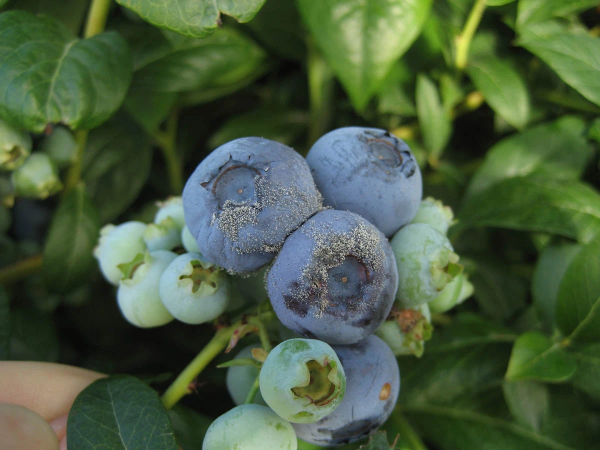
#> input picture server/fotos/botrytis/botrytis-01.webp, 1200 x 900 px (shown at 1/2 size)
$ python -i nbutils.py   (imports and definitions only)
#> lines starting #> are read from the running program, lines starting #| are printed output that depends on the picture
"""Utilidades para los notebooks: rutas relativas, paneles locales y estadísticas de dominio.

Los paneles con imágenes de datasets de terceros se guardan en reports/figures_local/
(ignorado por Git) y NO se muestran en las salidas guardadas del notebook, salvo que
quien lo ejecute active SHOW_PANELS localmente.
"""

from __future__ import annotations

import json
from pathlib import Path

import numpy as np
from PIL import Image, ImageDraw, ImageFilter, ImageStat


def find_vision_root(start: Path | None = None) -> Path:
    p = (start or Path.cwd()).resolve()
    for cand in [p, *p.parents]:
        if (cand / "pyproject.toml").exists() and (cand / "src" / "berryvision").is_dir():
            return cand
    raise FileNotFoundError("No se encontró vision/ (pyproject.toml + src/berryvision)")


def image_stats(path: Path, max_side: int = 256) -> dict:
    """Brillo, saturación aproximada, nitidez (varianza del Laplaciano aproximada) y medias RGB."""
#> called with max_side = 256
    with Image.open(path) as im:
#> im is the input picture: PIL image 1200x900 RGB; mean R, G, B 73.1, 92.2, 63.6
        im = im.convert("RGB")
        im.thumbnail((max_side, max_side))
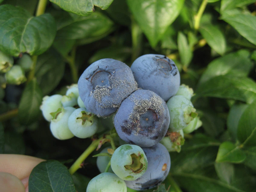
#> im: PIL image 256x192 RGB; mean R, G, B 73.2, 92.4, 63.7
        st = ImageStat.Stat(im)
        hsv = ImageStat.Stat(im.convert("HSV"))
        edges = np.asarray(im.convert("L").filter(ImageFilter.FIND_EDGES), dtype=np.float32)
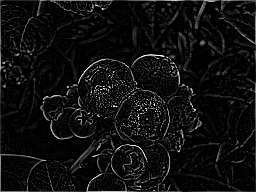
#> edges: shape (192, 256) float32; min 0, max 255, mean 14.9
    return {"mean_r": st.mean[0], "mean_g": st.mean[1], "mean_b": st.mean[2],
            "brightness": hsv.mean[2], "saturation": hsv.mean[1], "sharpness": float(edges.var())}


def save_panel(items: list[dict], vision_root: Path, out_path: Path, cols: int = 6, thumb: int = 220,
               draw_boxes: bool = True) -> Path:
    """items: dicts con rel_path, title y, opcionalmente, boxes (xyxy normalizadas)."""
    if not items:
        return out_path
    rows = (len(items) + cols - 1) // cols
    canvas = Image.new("RGB", (cols * thumb, rows * (thumb + 28)), "white")
    d = ImageDraw.Draw(canvas)
    for k, it in enumerate(items):
        with Image.open(vision_root / it["rel_path"]) as im:
            im = im.convert("RGB")
            if draw_boxes and it.get("boxes"):
                dr = ImageDraw.Draw(im)
                w, h = im.size
                for x1, y1, x2, y2 in it["boxes"]:
                    dr.rectangle([x1 * w, y1 * h, x2 * w, y2 * h], outline=(255, 0, 80), width=max(2, w // 200))
            im.thumbnail((thumb, thumb))
        x, y = (k % cols) * thumb, (k // cols) * (thumb + 28)
        canvas.paste(im, (x + (thumb - im.width) // 2, y))
        d.text((x + 3, y + thumb + 2), str(it.get("title", ""))[:34], fill=(0, 0, 0))
    out_path.parent.mkdir(parents=True, exist_ok=True)
    canvas.save(out_path, quality=85)
    return out_path


def boxes_of(row: dict) -> list:
    try:
        return json.loads(row.get("annotations") or "{}").get("boxes_xyxy_norm", [])
    except json.JSONDecodeError:
        return []

>>> result = image_stats('../../../server/fotos/botrytis/botrytis-01.webp')
#> result = {'mean_r': 73.2, 'mean_g': 92.38, 'mean_b': 63.73, 'brightness': 96.23, 'saturation': 111.9, 'sharpness': 919.8}
